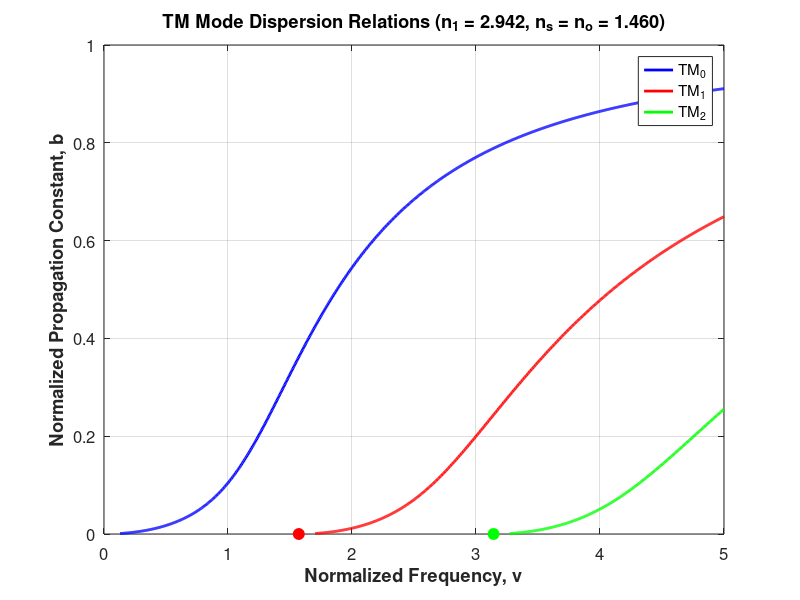

Reproduce this figure in MATLAB.
clear; clc; close all;

% Given parameters
n1 = 2.942;  
ns = 1.460;  
no = 1.460;  

% Normalized frequency range
v = linspace(0.01, 5, 1000);

% Initialize modes
m = [0, 1, 2];
b_TM = zeros(length(m), length(v));

% Cutoff frequencies
v_cutoff = m * pi / 2;

%% Solve for TM modes
for mode_idx = 1:length(m)
    for i = 1:length(v)
        dispersion_eq = @(b) 2*v(i)*sqrt(1-b) - atan((n1^2/ns^2)*sqrt(b./(1-b))) - atan((n1^2/no^2)*sqrt(b./(1-b))) - m(mode_idx)*pi;

        try
            b_TM(mode_idx, i) = fzero(dispersion_eq, [0.001, 0.999]);
        catch
            b_TM(mode_idx, i) = NaN;
        end
    end
end

%% Plot the dispersion curves
figure('Position', [100, 100, 800, 600]);
hold on; grid on; box on;

% Colors for each mode
colors = {'b', 'r', 'g'};
markers = {'o', 'o', 'o'};

% Plot each mode
for mode_idx = 1:length(m)
    % Only plot valid values (above cutoff and within [0,1])
    valid = ~isnan(b_TM(mode_idx, :)) & ...
            b_TM(mode_idx, :) >= 0 & ...
            b_TM(mode_idx, :) <= 1 & ...
            v >= v_cutoff(mode_idx);
    
    plot(v(valid), b_TM(mode_idx, valid), ...
         [colors{mode_idx} '-'], 'LineWidth', 2, ...
         'DisplayName', sprintf('TM_%d', m(mode_idx)));
    
    % Add cutoff marker (except for TM0)
    if m(mode_idx) > 0
        plot(v_cutoff(mode_idx), 0, [colors{mode_idx} markers{mode_idx}], ...
             'MarkerSize', 8, 'MarkerFaceColor', colors{mode_idx}, ...
             'HandleVisibility', 'off');
    end
end

% Labels and formatting
xlabel('Normalized Frequency, v', 'FontSize', 14, 'FontWeight', 'bold');
ylabel('Normalized Propagation Constant, b', 'FontSize', 14, 'FontWeight', 'bold');
title(sprintf('TM Mode Dispersion Relations (n_1 = %.3f, n_s = n_o = %.3f)', n1, ns), ...
    'FontSize', 16, 'FontWeight', 'bold');
legend('Location', 'best', 'FontSize', 12);

% Set axis limits
xlim([0, 5]);
ylim([0, 1]);

% Grid formatting
grid on;
set(gca, 'FontSize', 12);

hold off;
